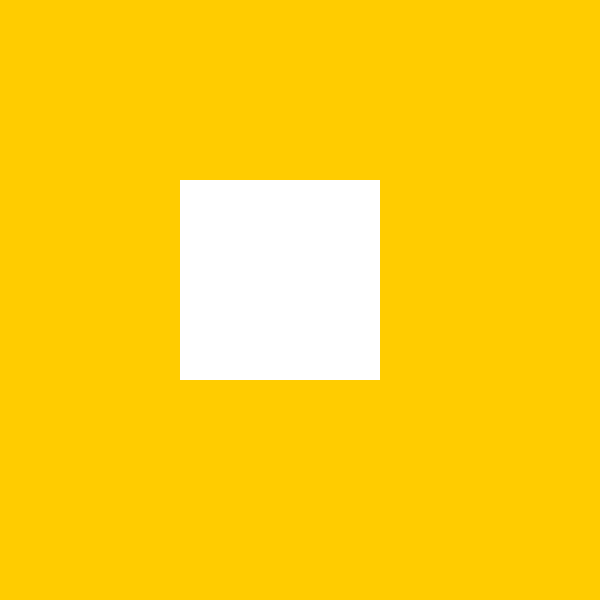
Frame 1 (no input)
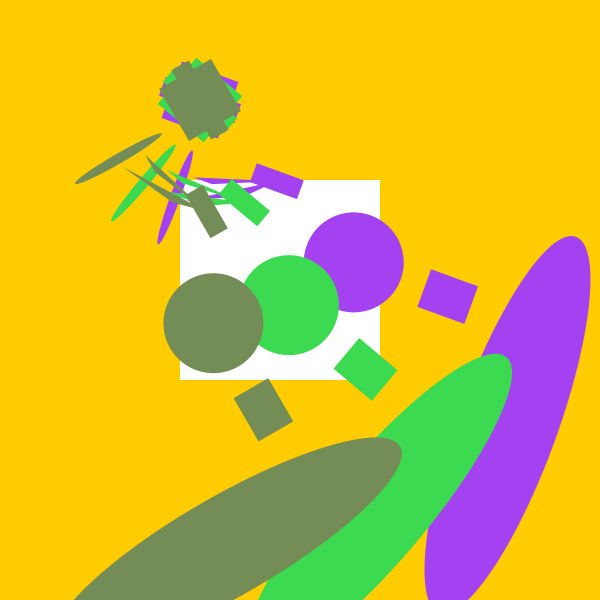
Frame 60 (the mouse pressed at the canvas centre just before this capture)
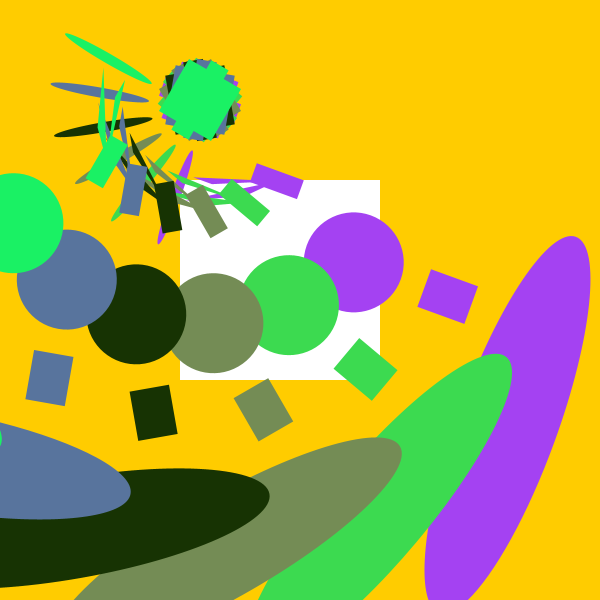
Frame 120 (the mouse held since frame 60 and released just before this capture)

The Processing sketch that drew these frames (run headless with seeded random() and noise(); from frame 60 on, the mouse is pressed at the canvas centre):

// Processing sketch: Rotation_translation_scale_HW
// ── Rotation_translation_scale_HW.pde
void setup(){
  size(600, 600);
  smooth();
  background(255, 204, 0);
  fill(292);
  noStroke();
  rect(50, 80, 50, 80);
  
  pushMatrix();
  translate(80,80);
  rectMode(CENTER);
  rotate(radians(360));
  fill(255);
  rect(200, 200, 200, 200);
  popMatrix();
  
}
void draw() {

if(frameCount % 20 == 0){
  fill(random(0,255), random(0, 255), random(0,255));
  
  pushMatrix();
  translate(200,100);
  rotate(radians(frameCount % 360));
  rect(0, 0, 80, 20);
  rect(0, 0, 60, 60);
  rect(100, 50, 50, 20);
  ellipse(400, 200, 100, 400);
  ellipse(200, 100, 100, 100);
  ellipse (10, 10, 10, 10);
  rect(300, 100, 50, 40);
  triangle(100, 50, 20, 75, 40, 75);
  triangle(20, 100, 100, 50, 75, 75);
  ellipse(10, 100, 10, 100);
  noStroke();
translate(40, 40, 40);
sphere(10);



  popMatrix();
}
  
  
}
